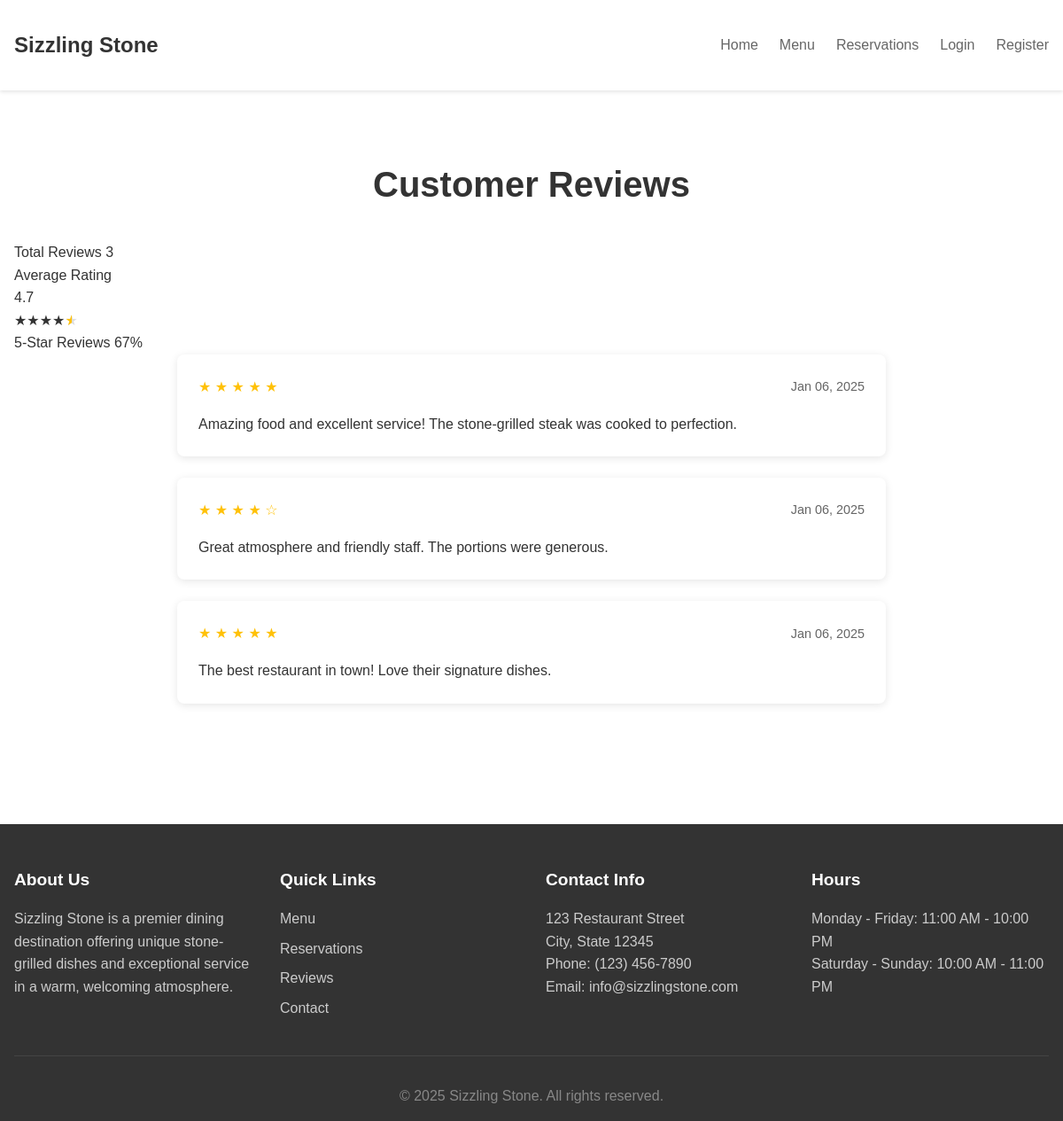
Screenshot of /reviews.php with the database file from the repository.
### tables this page shows
CREATE TABLE IF NOT EXISTS reviews (
    review_id INT PRIMARY KEY AUTO_INCREMENT,
    user_id INT,
    rating INT CHECK (rating >= 1 AND rating <= 5),
    comment TEXT,
    is_reported BOOLEAN DEFAULT FALSE,
    created_at TIMESTAMP DEFAULT CURRENT_TIMESTAMP,
    FOREIGN KEY (user_id) REFERENCES users(user_id) ON DELETE SET NULL
);

### app/controllers/ReviewController.php (called while the page is built, shortened)
<?php
require_once __DIR__ . '/../models/Review.php';
class ReviewController {
    private $review;
    public function __construct() {
        $database = new Database();
        $db = $database->getConnection();
        $this->review = new Review($db);
    }
    public function getAllReviews() {
        return $this->review->getAll();
    }
    public function getReviewStatistics() {
        return $this->review->getReviewStatistics();
    }
}

### app/models/Review.php (called while the page is built, shortened)
<?php
class Review {
    private $conn;
    private $table_name = "reviews";
    public function __construct($db) {
        $this->conn = $db;
    }
    public function getAll() {
        $query = "SELECT r.*, u.username
                FROM " . $this->table_name . " r
                LEFT JOIN users u ON r.user_id = u.user_id
                ORDER BY r.created_at DESC";
        $stmt = $this->conn->prepare($query);
        $stmt->execute();
        return $stmt;
    }
    public function getReviewStatistics() {
        $stats = [
            'total_reviews' => 0,
            'average_rating' => '0.0',
            'five_star_percentage' => '0'
        ];
        $query = "SELECT COUNT(*) as total_reviews FROM " . $this->table_name;
        $stmt = $this->conn->prepare($query);
        $stmt->execute();
        $result = $stmt->fetch(PDO::FETCH_ASSOC);
        $total_reviews = (int)$result['total_reviews'];
        $stats['total_reviews'] = $total_reviews;
        if ($total_reviews > 0) {
            $query = "SELECT AVG(rating) as average_rating FROM " . $this->table_name;
            $stmt = $this->conn->prepare($query);
            $stmt->execute();
            $result = $stmt->fetch(PDO::FETCH_ASSOC);
            $average_rating = $result['average_rating'];
            $stats['average_rating'] = $average_rating ? number_format((float)$average_rating, 1) : '0.0';
            $query = "SELECT
                        (COUNT(CASE WHEN rating = 5 THEN 1 END) * 100.0 / COUNT(*)) as five_star_percentage
                     FROM " . $this->table_name;
            $stmt = $this->conn->prepare($query);
            $stmt->execute();
            $result = $stmt->fetch(PDO::FETCH_ASSOC);
            $five_star_percentage = $result['five_star_percentage'];
            $stats['five_star_percentage'] = $five_star_percentage ? number_format((float)$five_star_percentage, 0) : '0';
        }
        return $stats;
    }
}

### public/reviews.php (the view, shortened to what this page needs)
<?php
require_once __DIR__ . '/../app/controllers/ReviewController.php';
$reviewController = new ReviewController();
$reviews = $reviewController->getAllReviews();
$stats = $reviewController->getReviewStatistics();
$pageTitle = 'Customer Reviews';
?>
<!DOCTYPE html>
<html lang="en">
<head>
    <link rel="stylesheet" href="<?php echo BASE_URL; ?>css/style.css">
    <link rel="stylesheet" href="<?php echo BASE_URL; ?>css/reviews.css">
</head>
<body>
    <?php include __DIR__ . '/../app/views/includes/header.php'; ?>
    <main class="reviews-page">
        <div class="container">
            <h1 class="page-title"><?php echo $pageTitle; ?></h1>
            <div class="review-stats">
                <div class="stat-item">
                    <span class="stat-label">Total Reviews</span>
                    <span class="stat-value"><?php echo $stats['total_reviews']; ?></span>
                </div>
                <div class="stat-item">
                    <span class="stat-label">Average Rating</span>
                    <div class="stat-value">
                        <span class="rating-value"><?php echo $stats['average_rating']; ?></span>
                        <div class="stars">
                            <?php
                            $avgRating = floatval($stats['average_rating']);
                            for ($i = 1; $i <= 5; $i++) {
                                if ($i <= $avgRating) {
                                    echo '<span class="star filled">★</span>';
                                } elseif ($i - 0.5 <= $avgRating) {
                                    echo '<span class="star half">★</span>';
                                } else {
                                    echo '<span class="star">☆</span>';
                                }
                            }
                            ?>
                        </div>
                    </div>
                </div>
                <div class="stat-item">
                    <span class="stat-label">5-Star Reviews</span>
                    <span class="stat-value"><?php echo $stats['five_star_percentage']; ?>%</span>
                </div>
            </div>
            <div class="reviews-list">
                <?php
                while ($review = $reviews->fetch(PDO::FETCH_ASSOC)):
                ?>
                    <div class="review-item">
                        <div class="review-header">
                            <div class="review-rating">
                                <?php for($i = 1; $i <= 5; $i++): ?>
                                    <span class="star <?php echo $i <= $review['rating'] ? 'filled' : ''; ?>">
                                        <?php echo $i <= $review['rating'] ? '★' : '☆'; ?>
                                    </span>
                                <?php endfor; ?>
                            </div>
                            <div class="review-date">
                                <?php echo date('M d, Y', strtotime($review['created_at'])); ?>
                            </div>
                        </div>
                        <div class="review-content">
                            <p><?php echo htmlspecialchars($review['comment']); ?></p>
                        </div>
                    </div>
                <?php endwhile; ?>
            </div>
        </div>
    </main>
    <?php include __DIR__ . '/../app/views/includes/footer.php'; ?>
</body>
</html>

### public/css/style.css (style rules this page uses)
* { margin: 0; padding: 0; box-sizing: border-box; }
body { font-family: 'Arial', sans-serif; line-height: 1.6; color: #333; }
.container { max-width: 1200px; margin: 0 auto; padding: 0 20px; }

### public/css/reviews.css (style rules this page uses)
.reviews-page { padding: 6rem 0 4rem; }
.page-title { text-align: center; margin-bottom: 2rem; font-size: 2.5rem; color: #333; }
.reviews-list { max-width: 800px; margin: 0 auto; }
.review-item { background: #fff; padding: 1.5rem; border-radius: 8px; box-shadow: 0 2px 10px rgba(0,0,0,0.1); margin-bottom: 1.5rem; }
.review-header { display: flex; justify-content: space-between; align-items: center; margin-bottom: 1rem; }
.review-rating { color: #ffc107; }
.review-date { color: #666; font-size: 0.9rem; }
.review-content { color: #333; line-height: 1.6; }
.star { display: inline-block; }
.star.half { position: relative; color: #ddd; }
.star.half:before { content: '★'; position: absolute; left: 0; width: 50%; overflow: hidden; color: #ffc107; }

### app/views/includes/header.php (style rules this page uses)
.container { max-width: 1200px; margin: 0 auto; padding: 0 1rem; }

### rows the page displays
reviews: rating 5 (drawn), created_at "Jan 06, 2025", comment "Amazing food and excellent service! The stone-grilled steak was cooked to perfection."
reviews: rating 4 (drawn), created_at "Jan 06, 2025", comment "Great atmosphere and friendly staff. The portions were generous."
reviews: rating 5 (drawn), created_at "Jan 06, 2025", comment "The best restaurant in town! Love their signature dishes."

### other values shown
$pageTitle "Customer Reviews"
$stats['total_reviews'] "3"
$stats['average_rating'] "4.7"
$stats['five_star_percentage'] "67"
